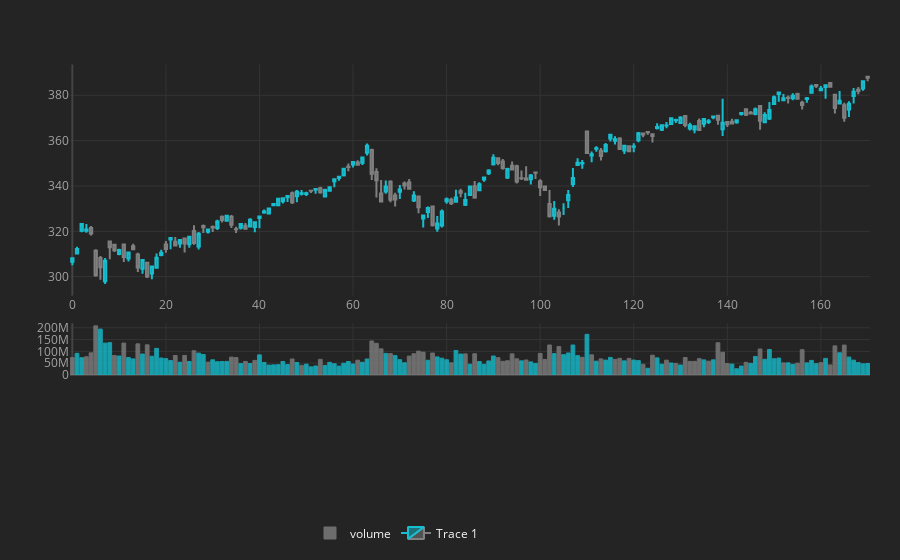

Notebook code cell kept with this figure:
### Code cell
plot(data)

### Figure 1 — Plotly figure (JSON) as saved in the notebook; plotly's stock layout.template omitted (floating-point values rounded to 4 significant figures; data arrays with more than 128 entries replaced by an {"elided": "..."} marker saying what was removed)
{"data": [{"marker": {"color": {"elided": "171 str values"}, "line": {"color": {"elided": "171 str values"}, "width": 1}}, "name": "volume", "opacity": 0.8, "orientation": "v", "text": "", "type": "bar", "x": {"elided": "171 int values"}, "y": {"elided": "171 int values"}, "yaxis": "y3"}, {"close": {"elided": "171 float values"}, "decreasing": {"line": {"color": "#808080"}}, "high": {"elided": "171 float values"}, "increasing": {"line": {"color": "#17BECF"}}, "low": {"elided": "171 float values"}, "name": "Trace 1", "open": {"elided": "171 float values"}, "showlegend": true, "type": "candlestick", "x": {"elided": "171 int values"}, "yaxis": "y2"}], "layout": {"legend": {"bgcolor": "#242424", "font": {"color": "#F4F4F4"}, "orientation": "h", "x": 0.3, "y": -0.5, "yanchor": "bottom"}, "margin": {"b": 30, "l": 30, "r": 30, "t": 30}, "paper_bgcolor": "#242424", "plot_bgcolor": "#242424", "showlegend": true, "title": {"font": {"color": "#F4F4F4"}}, "xaxis": {"anchor": "y2", "gridcolor": "#343434", "rangeselector": {"bgcolor": "rgba(150, 200, 250, 1)", "buttons": [{"count": 1, "label": "1m", "step": "month", "stepmode": "backward"}, {"count": 1, "label": "1y", "step": "year", "stepmode": "backward"}], "font": {"size": 13}, "visible": false, "x": 0, "y": 0.9}, "rangeslider": {"visible": false}, "showgrid": true, "tickfont": {"color": "#A4A4A4"}, "title": {"font": {"color": "#A4A4A4"}, "text": ""}, "zerolinecolor": "#444444"}, "yaxis": {"gridcolor": "#343434", "showgrid": true, "showticklabels": false, "tickfont": {"color": "#A4A4A4"}, "title": {"font": {"color": "#A4A4A4"}, "text": ""}, "zerolinecolor": "#444444"}, "yaxis2": {"domain": [0.23, 0.9], "gridcolor": "#343434", "showgrid": true, "tickfont": {"color": "#A4A4A4"}, "title": {"font": {"color": "#A4A4A4"}, "text": ""}, "zerolinecolor": "#444444"}, "yaxis3": {"domain": [0, 0.15], "gridcolor": "#343434", "showgrid": true, "tickfont": {"color": "#A4A4A4"}, "title": {"font": {"color": "#A4A4A4"}, "text": ""}, "zerolinecolor": "#444444"}}}
